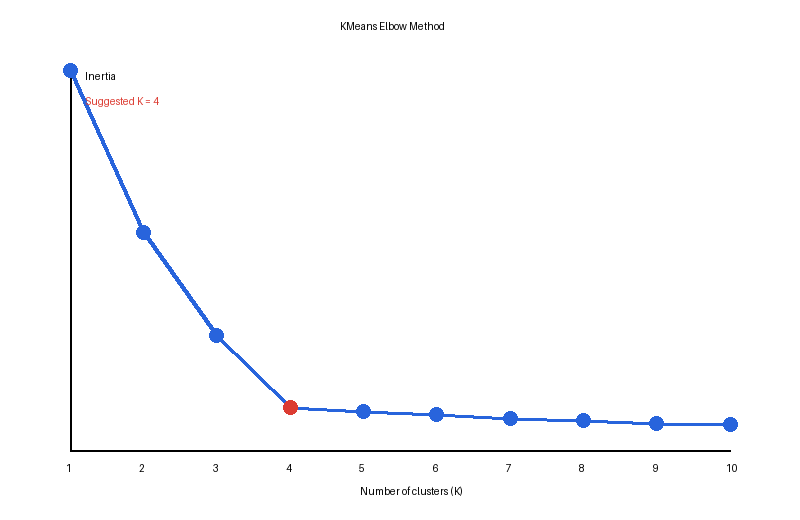

This figure's Python source:
import csv
from pathlib import Path

import numpy as np
from PIL import Image, ImageDraw, ImageFont
from sklearn.cluster import KMeans
from sklearn.preprocessing import StandardScaler


OUTPUT_DIR = Path(__file__).parent
DATA_FILE = OUTPUT_DIR.parent / "Day2_RealDatasetClustering" / "customer_data.csv"


with DATA_FILE.open() as file:
    rows = list(csv.DictReader(file))
values = np.array([[row["age"], row["annual_income_k"], row["spending_score"]]
                   for row in rows], dtype=float)
values = StandardScaler().fit_transform(values)

k_values = list(range(1, 11))
inertias = []
for k in k_values:
    model = KMeans(n_clusters=k, random_state=42, n_init=10)
    model.fit(values)
    inertias.append(model.inertia_)

# The point farthest from the line joining the first and last values is the elbow.
points = np.column_stack((k_values, inertias))
start, end = points[0], points[-1]
line = end - start
distances = np.abs(line[0] * (start[1] - points[:, 1])
                   - line[1] * (start[0] - points[:, 0])) / np.linalg.norm(line)
best_k = k_values[int(np.argmax(distances))]

with (OUTPUT_DIR / "elbow_results.csv").open("w", newline="") as file:
    writer = csv.writer(file)
    writer.writerow(["k", "inertia"])
    writer.writerows(zip(k_values, [round(value, 3) for value in inertias]))

width, height, margin = 800, 520, 70
image = Image.new("RGB", (width, height), "white")
draw = ImageDraw.Draw(image)
draw.line((margin, margin, margin, height - margin), fill="black", width=2)
draw.line((margin, height - margin, width - margin, height - margin), fill="black", width=2)
max_inertia = max(inertias)
plot_points = []
for k, inertia in zip(k_values, inertias):
    x = margin + (k - 1) * (width - 2 * margin) / 9
    y = height - margin - inertia / max_inertia * (height - 2 * margin)
    plot_points.append((x, y))
draw.line(plot_points, fill="#2864dc", width=4)
for k, (x, y) in zip(k_values, plot_points):
    color = "#dc3c32" if k == best_k else "#2864dc"
    draw.ellipse((x - 7, y - 7, x + 7, y + 7), fill=color)
    draw.text((x - 4, height - margin + 12), str(k), fill="black")
draw.text((width // 2 - 60, 20), "KMeans Elbow Method", fill="black")
draw.text((width // 2 - 40, height - 35), "Number of clusters (K)", fill="black")
draw.text((margin + 15, margin), "Inertia", fill="black")
draw.text((margin + 15, margin + 25), f"Suggested K = {best_k}", fill="#dc3c32")
image.save(OUTPUT_DIR / "elbow_method.png")

(OUTPUT_DIR / "elbow_summary.txt").write_text(
    "ELBOW METHOD\n"
    "Tested K values: 1 through 10\n"
    f"Suggested elbow: K={best_k}\n"
    "The largest bend indicates a useful balance between compact clusters and simplicity.\n"
)
print(f"Tested K=1 to 10. The suggested elbow is K={best_k}.")
